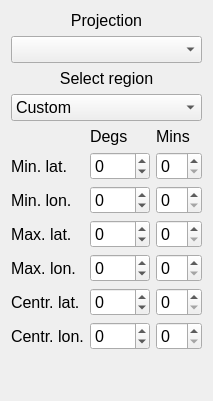
           <widget class="QWidget" name="tab_space">
            <property name="font">
             <font>
              <pointsize>12</pointsize>
             </font>
            </property>
            <attribute name="title">
             <string>Space</string>
            </attribute>
            <layout class="QVBoxLayout" name="verticalLayout_3">
             <item>
              <widget class="QLabel" name="label_projection">
               <property name="text">
                <string>Projection</string>
               </property>
               <property name="alignment">
                <set>Qt::AlignCenter</set>
               </property>
              </widget>
             </item>
             <item>
              <widget class="QComboBox" name="combo_projection"/>
             </item>
             <item>
              <widget class="QLabel" name="label_region">
               <property name="text">
                <string>Select region</string>
               </property>
               <property name="alignment">
                <set>Qt::AlignCenter</set>
               </property>
              </widget>
             </item>
             <item>
              <widget class="QComboBox" name="combo_region">
               <property name="autoFillBackground">
                <bool>true</bool>
               </property>
               <property name="currentIndex">
                <number>0</number>
               </property>
               <item>
                <property name="text">
                 <string>Custom</string>
                </property>
               </item>
               <item>
                <property name="text">
                 <string>Ukraine</string>
                </property>
               </item>
               <item>
                <property name="text">
                 <string>Europe</string>
                </property>
               </item>
               <item>
                <property name="text">
                 <string>USA</string>
                </property>
               </item>
               <item>
                <property name="text">
                 <string>South Africa</string>
                </property>
               </item>
              </widget>
             </item>
             <item>
              <layout class="QGridLayout" name="gridLayout_2">
               <item row="3" column="1">
                <widget class="QSpinBox" name="spin_maxlat_degs">
                 <property name="minimum">
                  <number>-90</number>
                 </property>
                 <property name="maximum">
                  <number>90</number>
                 </property>
                </widget>
               </item>
               <item row="4" column="2">
                <widget class="QSpinBox" name="spin_maxlon_mins">
                 <property name="maximum">
                  <number>59</number>
                 </property>
                </widget>
               </item>
               <item row="0" column="1">
                <widget class="QLabel" name="label_space_degs">
                 <property name="text">
                  <string>Degs</string>
                 </property>
                </widget>
               </item>
               <item row="0" column="2">
                <widget class="QLabel" name="label_space_mins">
                 <property name="text">
                  <string>Mins</string>
                 </property>
                </widget>
               </item>
               <item row="4" column="0">
                <widget class="QLabel" name="label_maxlon">
                 <property name="text">
                  <string>Max. lon.</string>
                 </property>
                </widget>
               </item>
               <item row="2" column="0">
                <widget class="QLabel" name="label_minlon">
                 <property name="text">
                  <string>Min. lon.</string>
                 </property>
                </widget>
               </item>
               <item row="5" column="0">
                <widget class="QLabel" name="label_centrlat">
                 <property name="text">
                  <string>Centr. lat.</string>
                 </property>
                </widget>
               </item>
               <item row="1" column="2">
                <widget class="QSpinBox" name="spin_minlat_mins">
                 <property name="maximum">
                  <number>59</number>
                 </property>
                </widget>
               </item>
               <item row="1" column="1">
                <widget class="QSpinBox" name="spin_minlat_degs">
                 <property name="minimum">
                  <number>-90</number>
                 </property>
                 <property name="maximum">
                  <number>90</number>
                 </property>
                </widget>
               </item>
               <item row="4" column="1">
                <widget class="QSpinBox" name="spin_maxlon_degs">
                 <property name="minimum">
                  <number>-180</number>
                 </property>
                 <property name="maximum">
                  <number>180</number>
                 </property>
                </widget>
               </item>
               <item row="2" column="2">
                <widget class="QSpinBox" name="spin_minlon_mins">
                 <property name="maximum">
                  <number>59</number>
                 </property>
                </widget>
               </item>
               <item row="1" column="0">
                <widget class="QLabel" name="label_minlat">
                 <property name="text">
                  <string>Min. lat.</string>
                 </property>
                </widget>
               </item>
               <item row="3" column="2">
                <widget class="QSpinBox" name="spin_maxlat_mins">
                 <property name="maximum">
                  <number>59</number>
                 </property>
                </widget>
               </item>
               <item row="3" column="0">
                <widget class="QLabel" name="label_maxlat">
                 <property name="text">
                  <string>Max. lat.</string>
                 </property>
                </widget>
               </item>
               <item row="2" column="1">
                <widget class="QSpinBox" name="spin_minlon_degs">
                 <property name="minimum">
                  <number>-180</number>
                 </property>
                 <property name="maximum">
                  <number>180</number>
                 </property>
                </widget>
               </item>
               <item row="6" column="0">
                <widget class="QLabel" name="label_centrlon">
                 <property name="text">
                  <string>Centr. lon.</string>
                 </property>
                </widget>
               </item>
               <item row="5" column="1">
                <widget class="QSpinBox" name="spin_centrlat_degs">
                 <property name="minimum">
                  <number>-90</number>
                 </property>
                 <property name="maximum">
                  <number>90</number>
                 </property>
                </widget>
               </item>
               <item row="6" column="1">
                <widget class="QSpinBox" name="spin_centrlon_degs">
                 <property name="minimum">
                  <number>-180</number>
                 </property>
                 <property name="maximum">
                  <number>180</number>
                 </property>
                </widget>
               </item>
               <item row="5" column="2">
                <widget class="QSpinBox" name="spin_centrlat_mins">
                 <property name="maximum">
                  <number>59</number>
                 </property>
                </widget>
               </item>
               <item row="6" column="2">
                <widget class="QSpinBox" name="spin_centrlon_mins">
                 <property name="maximum">
                  <number>59</number>
                 </property>
                </widget>
               </item>
              </layout>
             </item>
             <item>
              <spacer name="verticalSpacer_6">
               <property name="orientation">
                <enum>Qt::Vertical</enum>
               </property>
               <property name="sizeHint" stdset="0">
                <size>
                 <width>20</width>
                 <height>40</height>
                </size>
               </property>
              </spacer>
             </item>
            </layout>
           </widget>
